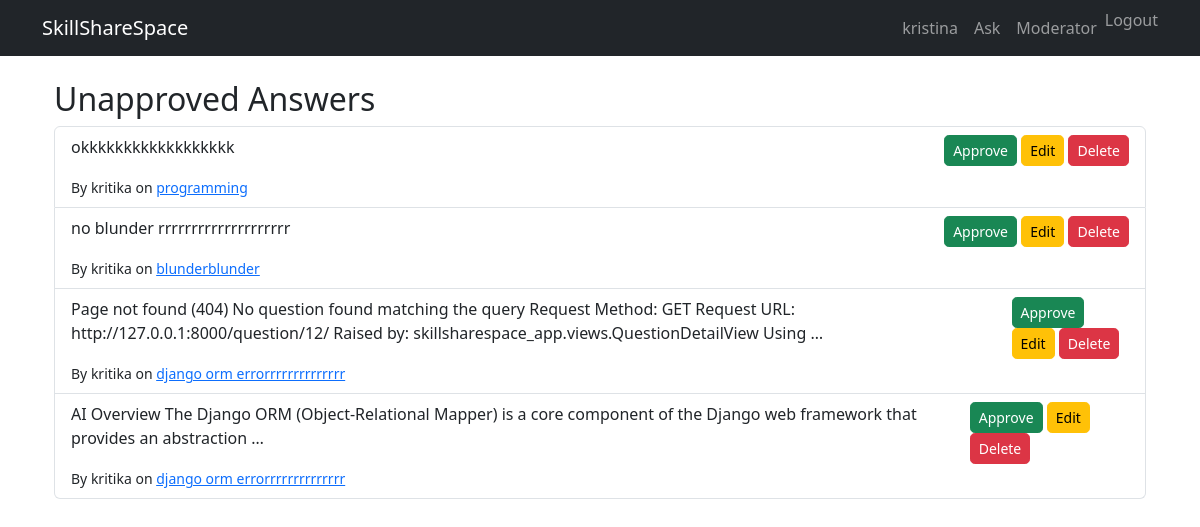
The app's page /moderator/unapproved-answers/ (signed in), older data.
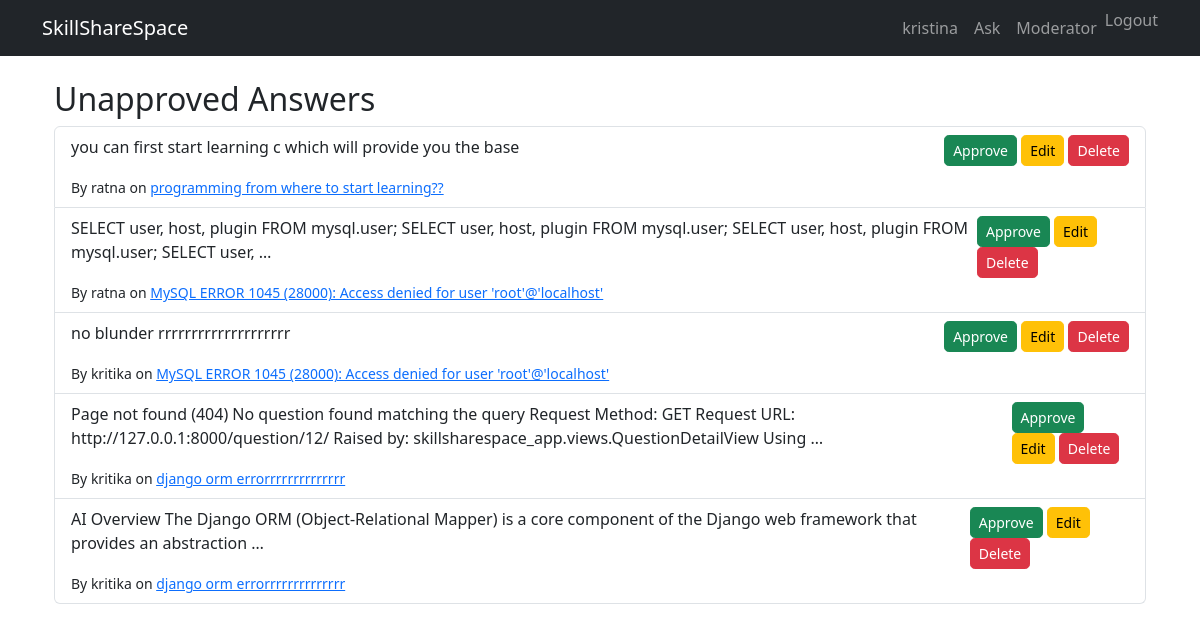
The same page, newer data.
### skillsharespace_app/models.py (models this page shows, shortened)
class Answer(models.Model):
    question = models.ForeignKey(Question, related_name='answers', on_delete=models.CASCADE)
    body = models.TextField()
    author = models.ForeignKey(User, on_delete=models.CASCADE)
    created_at = models.DateTimeField(default=timezone.now)
    approved = models.BooleanField(default=False)

class Question(models.Model):
    title = models.CharField(max_length=255)
    body = models.TextField()
    created_at = models.DateTimeField(default=timezone.now)
    updated_at = models.DateTimeField(auto_now=True)
    author = models.ForeignKey(User, on_delete=models.CASCADE)
    approved = models.BooleanField(default=False)
    views = models.PositiveIntegerField(default=0)

### skillsharespace_app/views.py (the view)
# urls.py: path('moderator/unapproved-answers/', views.UnapprovedAnswerListView.as_view(), name='moderator-unapproved-answers'),
class UnapprovedAnswerListView(LoginRequiredMixin, UserPassesTestMixin, ListView):
    model = Answer
    template_name = 'moderator/unapproved_answers.html'
    context_object_name = 'answers'
    def test_func(self):
        return self.request.user.is_staff
    def get_queryset(self):
        return Answer.objects.filter(approved=False).order_by('-created_at')

### templates/moderator/unapproved_answers.html
{% extends "qa/base.html" %}
{% block content %}
<div class="container mt-4">
    <h2>Unapproved Answers</h2>
    <ul class="list-group">
        {% for answer in answers %}
            <li class="list-group-item d-flex justify-content-between align-items-start">
                <div>
                    <p>{{ answer.body|truncatewords:20 }}</p>
                    <small>By {{ answer.author.username }} on <a href="{% url 'question-detail' answer.question.pk %}">{{ answer.question.title }}</a></small>
                </div>
                <div>
                    <a href="{% url 'approve-answer' answer.pk %}" class="btn btn-sm btn-success">Approve</a>
                    <a href="{% url 'answer-update' answer.pk %}" class="btn btn-sm btn-warning">Edit</a>
                    <a href="{% url 'answer-delete' answer.pk %}" class="btn btn-sm btn-danger">Delete</a>
                </div>
            </li>
        {% empty %}
            <li class="list-group-item">No unapproved answers.</li>
        {% endfor %}
    </ul>
</div>
{% endblock %}

### templates/qa/base.html (shortened to what this page needs)
{% load static %}
<!DOCTYPE html>
<html lang="en">
<head>
    <link href="https://cdn.jsdelivr.net/npm/bootstrap@5.3.2/dist/css/bootstrap.min.css" rel="stylesheet">
    <link rel="stylesheet" href="{% static 'css/style.css' %}">
</head>
<body>
<nav class="navbar navbar-expand-lg navbar-dark bg-dark mb-4">
    <div class="container">
        <a class="navbar-brand" href="{% url 'question-list' %}">SkillShareSpace</a>
        <div class="collapse navbar-collapse">
            <ul class="navbar-nav ms-auto">
                {% if user.is_authenticated %}
                    <li class="nav-item"><a class="nav-link" href="#">{{ user.username }}</a></li>
                    <li class="nav-item"><a class="nav-link" href="{% url 'question-create' %}">Ask</a></li>
                    {% if user.is_staff %}
                        <li class="nav-item"><a class="nav-link" href="{% url 'mod-dashboard' %}">Moderator </a></li>
                    {% endif %}
                    <li class="nav-item">
                    <form method="post" action="{% url 'logout' %}">
                        <button type="submit" class="nav-link btn btn-link" style="padding: 0; border: none; background: none;">Logout</button>
                    </form>
                    </li>
                {% else %}
                    <li class="nav-item"><a class="nav-link" href="{% url 'login' %}">Login</a></li>
                    <li class="nav-item"><a class="nav-link" href="{% url 'signup' %}">Sign Up</a></li>
                {% endif %}
            </ul>
        </div>
    </div>
</nav>
<div class="container">
    {% block content %}
    {% endblock %}
</div>
</body>
</html>

### static/css/style.css (style rules this page uses)
body { font-family: 'Segoe UI', sans-serif; font-size: 16px; }
.btn { border-radius: 0.3rem; }

Row changes from the older to the newer data that the page shows:
removed Answer: body "okkkkkkkkkkkkkkkkkk", author.username "kritika", question "programming"
added Answer: body "you can first start learning c which will provide you the base", author.username "ratna", question "programming from where to start learning??"
added Answer: body "SELECT user, host, plugin FROM mysql.user; SELECT user, host, plugin FROM mysql.user; SELECT user, host, plugin FROM mysql.user; SELECT user, …", author.username "ratna", question "MySQL ERROR 1045 (28000): Access denied for user 'root'@'localhost'"
changed through a linked row, Answer "no blunder rrrrrrrrrrrrrrrrrrrr": question "blunderblunder" → "MySQL ERROR 1045 (28000): Access denied for user 'root'@'localhost'"
